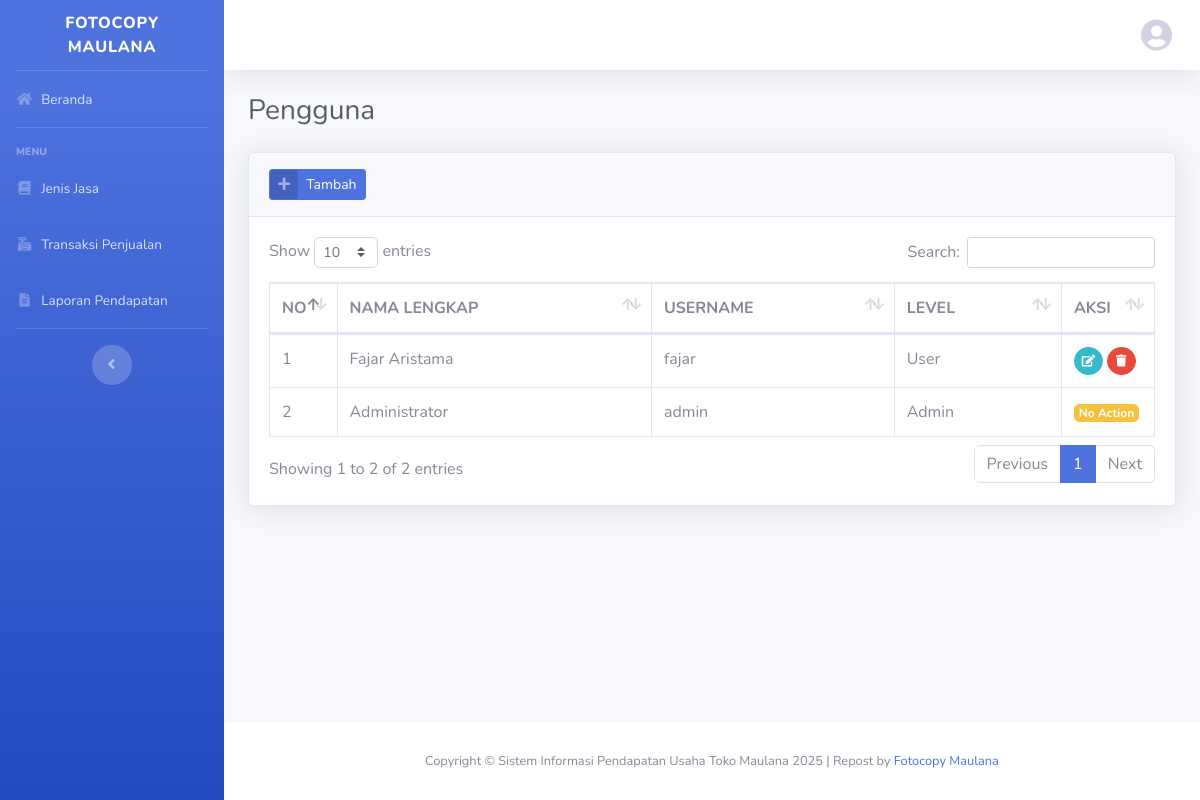
Page /index.php?pengguna (signed in) on the committed database.
### tables this page shows
CREATE TABLE IF NOT EXISTS `pengguna` (
  `idpengguna` int NOT NULL AUTO_INCREMENT,
  `pengguna_nama` varchar(64) DEFAULT NULL,
  `pengguna_username` varchar(32) DEFAULT NULL,
  `pengguna_password` varchar(128) DEFAULT NULL,
  `pengguna_level` enum('Admin','User') DEFAULT NULL,
  PRIMARY KEY (`idpengguna`)
);

### config/function.php (called while the page is built, shortened)
<?php
function base_url()
{
    $protocol = (!empty($_SERVER['HTTPS']) && $_SERVER['HTTPS'] !== 'off' || $_SERVER['SERVER_PORT'] == 443) ? "https://" : "http://";
    $host = $_SERVER['HTTP_HOST'];
    $path = dirname($_SERVER['SCRIPT_NAME']);
    $path = ($path == DIRECTORY_SEPARATOR) ? '' : $path;
    return $protocol . $host . $path . '/';
}
function encrypt($string)
{
    $output = openssl_encrypt($string, 'aes-256-cbc', ENCRYPTION_KEY, 0, ENCRYPTION_IV);
    return strtr(base64_encode($output), '+/=', '-_,');
}

### views/master/pengguna.php (the view, shortened to what this page needs)
<div class="container-fluid">
    <div class="d-sm-flex align-items-center justify-content-between mb-4">
        <h1 class="h3 mb-0 text-gray-800">Pengguna</h1>
    </div>
    <div class="card shadow mb-4">
        <div class="card-header py-3">
            <a href="#" class="btn btn-primary btn-icon-split btn-sm" data-toggle="modal" data-target="#penggunaModal"
                onclick="submit('add')">
                <span class="icon text-white-50">
                    <i class="fas fa-plus"></i>
                </span>
                <span class="text">Tambah</span>
            </a>
        </div>
        <div class="card-body">
            <div class="table-responsive">
                <table class="table table-bordered table-hover" id="dataTable" width="100%" cellspacing="0">
                    <thead>
                        <tr>
                            <th width="20">NO</th>
                            <th>NAMA LENGKAP</th>
                            <th>USERNAME</th>
                            <th>LEVEL</th>
                            <th width="50">AKSI</th>
                        </tr>
                    </thead>
                    <tbody>
                        <?php
                        $n=1;
                        $query = mysqli_query($con,"SELECT * FROM pengguna ORDER BY idpengguna DESC")or die(mysqli_error($con));
                        while($row = mysqli_fetch_array($query)):
                        ?>
                        <tr>
                            <td><?= $n++; ?></td>
                            <td><?= $row['pengguna_nama']; ?></td>
                            <td><?= $row['pengguna_username']; ?></td>
                            <td><?= $row['pengguna_level']; ?></td>
                            <td>
                                <?php if($row['pengguna_level']!="Admin"): ?>
                                <a href="#penggunaModal" data-toggle="modal" onclick="submit(<?=$row['idpengguna'];?>)"
                                    class="btn btn-sm btn-circle btn-info"><i class="fas fa-edit"></i></a>
                                <a href="<?=base_url();?>process/users.php?act=<?=encrypt('delete');?>&id=<?=encrypt($row['idpengguna']);?>"
                                    class="btn btn-sm btn-circle btn-danger btn-hapus"><i class="fas fa-trash"></i></a>
                                <?php else: ?>
                                <span class="badge badge-warning">No Action</span>
                                <?php endif; ?>
                            </td>
                        </tr>
                        <?php endwhile; ?>
                    </tbody>
                </table>
            </div>
        </div>
    </div>
</div>

### rows in the picture
pengguna: pengguna_nama "Fajar Aristama", pengguna_username "fajar", pengguna_level "User"
pengguna: pengguna_nama "Administrator", pengguna_username "admin", pengguna_level "Admin", shows "No Action"
